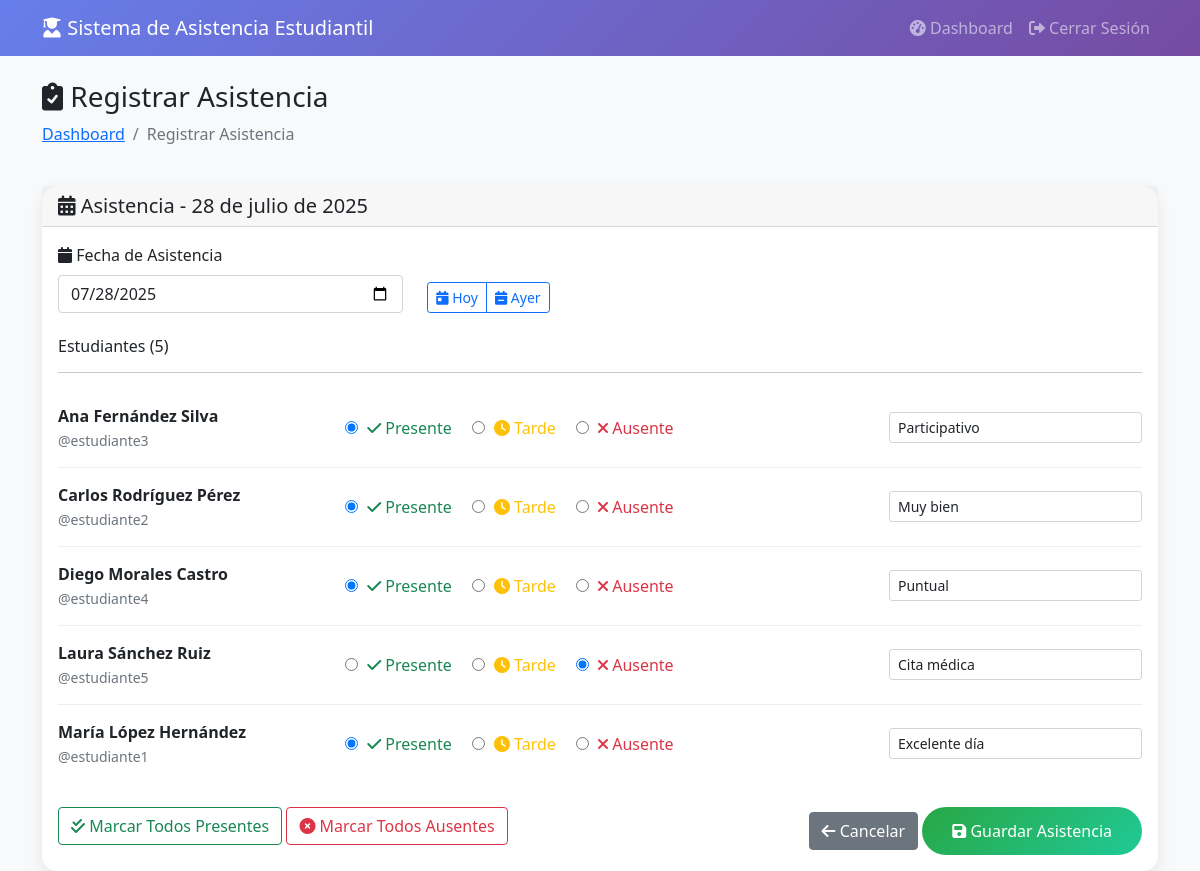
/php/register_attendance.php (signed in), run on the app's committed database.
### tables this page shows
CREATE TABLE users (
    id INT AUTO_INCREMENT PRIMARY KEY,
    username VARCHAR(50) UNIQUE NOT NULL,
    password VARCHAR(255) NOT NULL,
    role ENUM('teacher', 'student') NOT NULL,
    full_name VARCHAR(100) NOT NULL,
    email VARCHAR(100),
    created_at TIMESTAMP DEFAULT CURRENT_TIMESTAMP,
    updated_at TIMESTAMP DEFAULT CURRENT_TIMESTAMP ON UPDATE CURRENT_TIMESTAMP,
    is_active BOOLEAN DEFAULT TRUE,
    INDEX idx_username (username),
    INDEX idx_role (role)
);

CREATE TABLE attendance (
    id INT AUTO_INCREMENT PRIMARY KEY,
    student_id INT NOT NULL,
    teacher_id INT NOT NULL,
    date DATE NOT NULL,
    status ENUM('present', 'absent', 'late') DEFAULT 'present',
    notes TEXT,
    created_at TIMESTAMP DEFAULT CURRENT_TIMESTAMP,
    updated_at TIMESTAMP DEFAULT CURRENT_TIMESTAMP ON UPDATE CURRENT_TIMESTAMP,
    FOREIGN KEY (student_id) REFERENCES users(id) ON DELETE CASCADE,
    FOREIGN KEY (teacher_id) REFERENCES users(id) ON DELETE CASCADE,
    UNIQUE KEY unique_student_date (student_id, date),
    INDEX idx_date (date),
    INDEX idx_student_id (student_id),
    INDEX idx_teacher_id (teacher_id),
    INDEX idx_status (status)
);

### php/config.php (called while the page is built, shortened)
<?php
function escape($data) {
    return htmlspecialchars($data ?? '', ENT_QUOTES, 'UTF-8');
}
function formatDate($date) {
    $meses = [
        1 => 'enero', 2 => 'febrero', 3 => 'marzo', 4 => 'abril',
        5 => 'mayo', 6 => 'junio', 7 => 'julio', 8 => 'agosto',
        9 => 'septiembre', 10 => 'octubre', 11 => 'noviembre', 12 => 'diciembre'
    ];
    $timestamp = strtotime($date);
    $dia = date('d', $timestamp);
    $mes = $meses[(int)date('n', $timestamp)];
    $año = date('Y', $timestamp);
    return "$dia de $mes de $año";
}
?>

### php/db_connect.php (called while the page is built, shortened)
<?php
require_once 'config.php';
class DatabaseConnection {
    private static $instance = null;
    private $connection;
    private $host;
    private $username;
    private $password;
    private $database;
    private function __construct() {
        $this->host = DB_HOST;
        $this->username = DB_USERNAME;
        $this->password = DB_PASSWORD;
        $this->database = DB_NAME;
    }
    public static function getInstance() {
        if (self::$instance === null) {
            self::$instance = new self();
        }
        return self::$instance;
    }
    private function connect() {
        try {
            $this->connection = new mysqli($this->host, $this->username, $this->password, $this->database);
            $this->connection->query("SET sql_mode = 'STRICT_TRANS_TABLES,ERROR_FOR_DIVISION_BY_ZERO,NO_AUTO_CREATE_USER,NO_ENGINE_SUBSTITUTION'");
            $this->connection->query("SET time_zone = '" . date('P') . "'");
        } catch (Exception $e) {
            logError("Error fatal de conexión: " . $e->getMessage(), 'CRITICAL');
            if (!defined('DEBUG_MODE') || !DEBUG_MODE) {
                die('Error de conexión a la base de datos. Contacte al administrador.');
            } else {
                die('Error de conexión: ' . $e->getMessage());
            }
        }
    }
    public function getConnection() {
        return $this->connection;
    }
    public function prepare($query) {
        $stmt = $this->getConnection()->prepare($query);
        return $stmt;
    }
}
class QueryBuilder {
    private $db;
    public function __construct() {
        $this->db = DatabaseConnection::getInstance();
    }
    public function execute($query, $params = [], $types = '') {
        try {
            $stmt = $this->db->prepare($query);
            if (!empty($params)) {
                $stmt->bind_param($types, ...$params);
            }
            if (!$stmt->execute()) {
                throw new Exception("Error ejecutando consulta: " . $stmt->error);
            }
            return $stmt;
        } catch (Exception $e) {
            logError("Error en QueryBuilder::execute - " . $e->getMessage() . " | Query: " . $query, 'ERROR');
            throw $e;
        }
    }
    public function fetchAll($query, $params = [], $types = '') {
        $stmt = $this->execute($query, $params, $types);
        $result = $stmt->get_result();
        return $result->fetch_all(MYSQLI_ASSOC);
    }
}
$query = new QueryBuilder();
function fetchAll($sql, $params = [], $types = '') {
    global $query;
    return $query->fetchAll($sql, $params, $types);
}
?>

### php/register_attendance.php (the view, shortened to what this page needs)
<?php
require_once 'config.php';
require_once 'db_connect.php';
$students = fetchAll("SELECT id, username, full_name FROM users WHERE role = 'student' ORDER BY full_name");
$selected_date = $_POST['attendance_date'] ?? date('Y-m-d');
$existing_attendance = fetchAll(
    "SELECT student_id, status, notes FROM attendance WHERE date = ? AND teacher_id = ?",
    [$selected_date, $_SESSION['user_id']],
    'si'
);
$existing_data = [];
foreach ($existing_attendance as $record) {
    $existing_data[$record['student_id']] = $record;
}
?>
<!DOCTYPE html>
<html lang="es">
<head>
    <link href="https://cdn.jsdelivr.net/npm/bootstrap@5.1.3/dist/css/bootstrap.min.css" rel="stylesheet">
    <link href="https://cdnjs.cloudflare.com/ajax/libs/font-awesome/6.0.0/css/all.min.css" rel="stylesheet">
</head>
<body>
    <nav class="navbar navbar-expand-lg navbar-dark">
        <div class="container">
            <a class="navbar-brand" href="dashboard.php">
                <i class="fas fa-user-graduate"></i>
                <?php echo APP_NAME; ?>
            </a>
            <div class="navbar-nav ms-auto">
                <a class="nav-link" href="dashboard.php">
                    <i class="fas fa-tachometer-alt"></i> Dashboard
                </a>
                <a class="nav-link" href="logout.php">
                    <i class="fas fa-sign-out-alt"></i> Cerrar Sesión
                </a>
            </div>
        </div>
    </nav>
    <div class="container mt-4">
        <div class="row mb-4">
            <div class="col-12">
                <h1 class="h3">
                    <i class="fas fa-clipboard-check"></i>
                    Registrar Asistencia
                </h1>
                <nav aria-label="breadcrumb">
                    <ol class="breadcrumb">
                        <li class="breadcrumb-item"><a href="dashboard.php">Dashboard</a></li>
                        <li class="breadcrumb-item active">Registrar Asistencia</li>
                    </ol>
                </nav>
            </div>
        </div>
        <div class="card">
            <div class="card-header">
                <h5 class="mb-0">
                    <i class="fas fa-calendar-alt"></i>
                    Asistencia - <?php echo formatDate($selected_date); ?>
                </h5>
            </div>
            <div class="card-body">
                <form method="POST" action="">
                    <div class="row mb-4">
                        <div class="col-md-4">
                            <label for="attendance_date" class="form-label">
                                <i class="fas fa-calendar"></i> Fecha de Asistencia
                            </label>
                            <input type="date" class="form-control" id="attendance_date"
                                   name="attendance_date" value="<?php echo $selected_date; ?>"
                                   onchange="this.form.submit()">
                        </div>
                        <div class="col-md-8 d-flex align-items-end">
                            <div class="btn-group" role="group">
                                <button type="button" class="btn btn-outline-primary btn-sm" onclick="setToday()">
                                    <i class="fas fa-calendar-day"></i> Hoy
                                </button>
                                <button type="button" class="btn btn-outline-primary btn-sm" onclick="setYesterday()">
                                    <i class="fas fa-calendar-minus"></i> Ayer
                                </button>
                            </div>
                        </div>
                    </div>
                    <?php if (empty($students)): ?>
                        <div class="alert alert-info">
                            <i class="fas fa-info-circle"></i>
                            No hay estudiantes registrados en el sistema.
                        </div>
                    <?php else: ?>
                        <div class="mb-4">
                            <h6>Estudiantes (<?php echo count($students); ?>)</h6>
                            <hr>
                            <?php foreach ($students as $student):
                                $existing_record = $existing_data[$student['id']] ?? null;
                                $current_status = $existing_record['status'] ?? 'present';
                                $current_notes = $existing_record['notes'] ?? '';
                            ?>
                                <div class="student-row">
                                    <div class="row align-items-center">
                                        <div class="col-md-3">
                                            <strong><?php echo escape($student['full_name']); ?></strong><br>
                                            <small class="text-muted">@<?php echo escape($student['username']); ?></small>
                                        </div>
                                        <div class="col-md-6">
                                            <div class="d-flex">
                                                <div class="status-radio">
                                                    <label class="form-check-label text-success">
                                                        <input type="radio" name="attendance[<?php echo $student['id']; ?>]"
                                                               value="present" <?php echo $current_status === 'present' ? 'checked' : ''; ?>>
                                                        <i class="fas fa-check"></i> Presente
                                                    </label>
                                                </div>
                                                <div class="status-radio">
                                                    <label class="form-check-label text-warning">
                                                        <input type="radio" name="attendance[<?php echo $student['id']; ?>]"
                                                               value="late" <?php echo $current_status === 'late' ? 'checked' : ''; ?>>
                                                        <i class="fas fa-clock"></i> Tarde
                                                    </label>
                                                </div>
                                                <div class="status-radio">
                                                    <label class="form-check-label text-danger">
                                                        <input type="radio" name="attendance[<?php echo $student['id']; ?>]"
                                                               value="absent" <?php echo $current_status === 'absent' ? 'checked' : ''; ?>>
                                                        <i class="fas fa-times"></i> Ausente
                                                    </label>
                                                </div>
                                            </div>
                                        </div>
                                        <div class="col-md-3">
                                            <input type="text" class="form-control form-control-sm"
                                                   name="notes[<?php echo $student['id']; ?>]"
                                                   placeholder="Notas opcionales"
                                                   value="<?php echo escape($current_notes); ?>">
                                        </div>
                                    </div>
                                </div>
                            <?php endforeach; ?>
                        </div>
                        <div class="row">
                            <div class="col-12">
                                <div class="d-flex justify-content-between">
                                    <div>
                                        <button type="button" class="btn btn-outline-success" onclick="markAllPresent()">
                                            <i class="fas fa-check-double"></i> Marcar Todos Presentes
                                        </button>
                                        <button type="button" class="btn btn-outline-danger" onclick="markAllAbsent()">
                                            <i class="fas fa-times-circle"></i> Marcar Todos Ausentes
                                        </button>
                                    </div>
                                    <div>
                                        <a href="dashboard.php" class="btn btn-secondary">
                                            <i class="fas fa-arrow-left"></i> Cancelar
                                        </a>
                                        <button type="submit" name="save_attendance" class="btn btn-success btn-save">
                                            <i class="fas fa-save"></i> Guardar Asistencia
                                        </button>
                                    </div>
                                </div>
                            </div>
                        </div>
                    <?php endif; ?>
                </form>
            </div>
        </div>
    </div>
</body>
</html>

### php/register_attendance.php (style rules this page uses)
body { background-color: #f8f9fa; }
.navbar { background: linear-gradient(135deg, #667eea 0%, #764ba2 100%); }
.card { border: none; border-radius: 15px; box-shadow: 0 5px 15px rgba(0, 0, 0, 0.08); }
.student-row { border-bottom: 1px solid #eee; padding: 15px 0; }
.student-row:last-child { border-bottom: none; }
.status-radio { margin: 0 10px; }
.status-radio input[type="radio"] { margin-right: 5px; }
.btn-save { background: linear-gradient(135deg, #28a745 0%, #20c997 100%); border: none; padding: 12px 30px; border-radius: 25px; }

### data on the page
users: full_name "Ana Fernández Silva", username "estudiante3", id.notes "Participativo"
attendance: status "☑ Presente", status "☐ Tarde", status "☐ Ausente"
users: full_name "Carlos Rodríguez Pérez", username "estudiante2", id.notes "Muy bien"
attendance: status "☑ Presente", status "☐ Tarde", status "☐ Ausente"
users: full_name "Diego Morales Castro", username "estudiante4", id.notes "Puntual"
attendance: status "☑ Presente", status "☐ Tarde", status "☐ Ausente"
users: full_name "Laura Sánchez Ruiz", username "estudiante5", id.notes "Cita médica"
attendance: status "☐ Presente", status "☐ Tarde", status "☑ Ausente"
users: full_name "María López Hernández", username "estudiante1", id.notes "Excelente día"
attendance: status "☑ Presente", status "☐ Tarde", status "☐ Ausente"

### other printed values
APP_NAME "Sistema de Asistencia Estudiantil"
count($students) "5"
